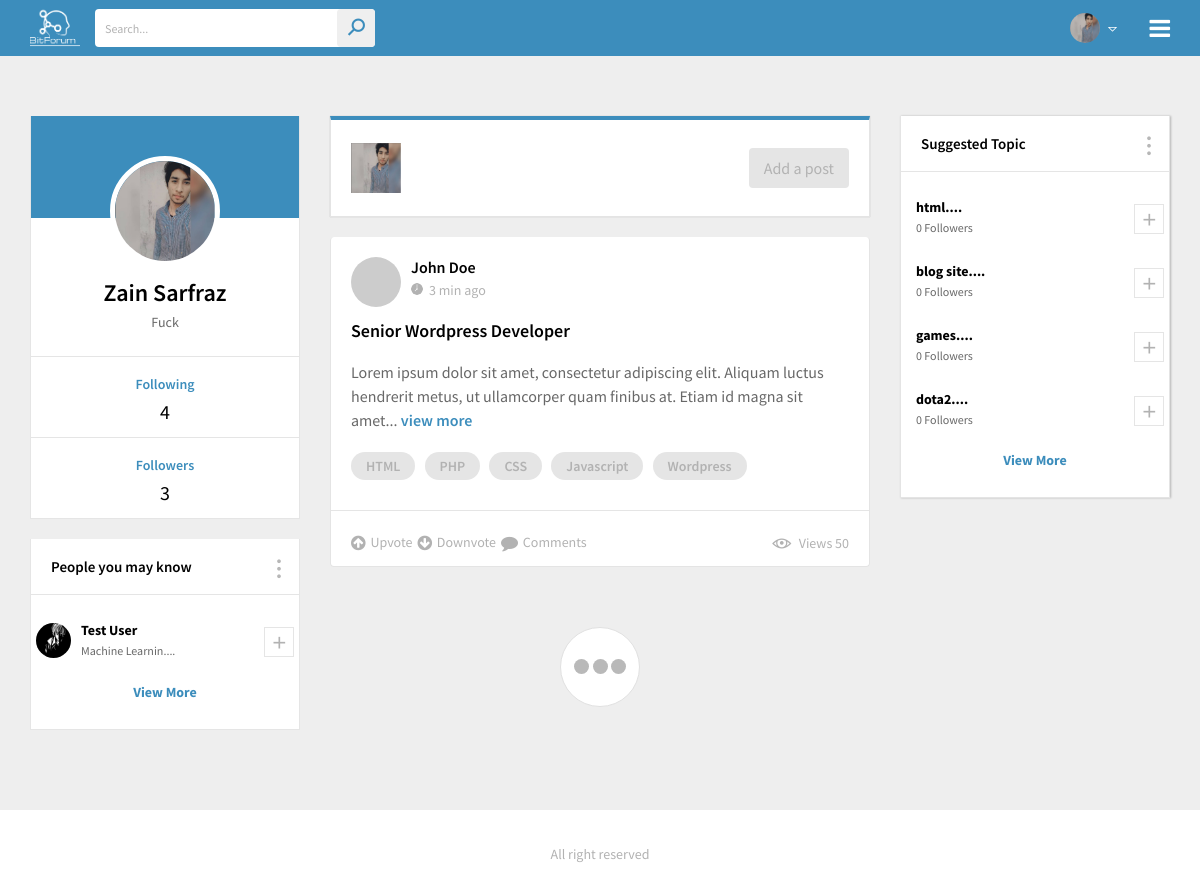
The page / (signed in) on the database its author committed.
### posts/models.py (models this page shows, shortened)
class User(models.Model):
    email = models.EmailField(max_length=254,unique=True)
    name = models.TextField()
    password = models.TextField(max_length=15)
    status = models.TextField(max_length=250)
    profile_pic = models.ImageField(upload_to='uploads/pfp/')
    def __str__(self):
        return self.email

class Topic(models.Model):
    topic_name = models.CharField(max_length=50)

### bitforum/views.py (the view)
# urls.py: 2. Add a URL to urlpatterns:  path('', views.home, name='home')
def home(request):
    if 'email' in request.session:
        user = User.objects.get(email=request.session['email'])
        followers_count = FollowersFollowings.objects.filter(followingId=user.id)
        following_count = FollowersFollowings.objects.filter(followerId=user.id)
        followed_topics = TopicFollower.objects.filter(followerId=user.id)
        print(followed_topics)
        allUser = User.objects.all()
        people_you_may_know = []
        topics = []
        alltopics = Topic.objects.all()
        for t in alltopics:
            found = False
            for temp in followed_topics:
                if temp.topicId.topic_name == t.topic_name:
                    found = True
                    break
            if found:
                continue
            else:
                topics.append(t)
        for u in allUser:
            found = False
            if u.email == user.email:
                continue
            for temp in following_count:
                if temp.followingId.email == u.email:
                    found = True
                    break
            if found:
                continue
            else:
                people_you_may_know.append(u)
        people_you_may_know=people_you_may_know[0:4]
        print(people_you_may_know)
        topics = topics[0:4]
        topics_with_follower_count = []
        for topic in topics:
            topics_with_follower_count.append({'t':topic.topic_name,'count':str(len(TopicFollower.objects.filter(topicId=topic.id)))+" Followers"})
        return render(request,'news-feed.html',{'user':user,'followers_count':len(followers_count),'following_count':len(following_count)+len(followed_topics),'people':people_you_may_know,'suggested_topics':topics_with_follower_count,'myfollowers':followers_count,'myfollowing':following_count
                                                ,'mytopics':followed_topics})
    else:
        return redirect(login_signup_page)

### posts/models.py (called while the page is built)
    def __str__(self):
        return self.topicId.topic_name

### templates/news-feed.html (shortened to what this page needs)
{% load static %}
<!DOCTYPE html>
<html>
<head>
<link rel="stylesheet" type="text/css" href="{% static 'css/animate.css' %}">
<link rel="stylesheet" type="text/css" href="{% static 'css/bootstrap.min.css' %}">
<link rel="stylesheet" type="text/css" href="{% static 'css/line-awesome.css' %}">
<link rel="stylesheet" type="text/css" href="{% static 'css/line-awesome-font-awesome.min.css' %}">
<link rel="stylesheet" type="text/css" href="{% static 'css/font-awesome.min.css' %}">
<link rel="stylesheet" type="text/css" href="{% static 'css/jquery.mCustomScrollbar.min.css' %}">
<link rel="stylesheet" type="text/css" href="{% static 'lib/slick/slick.css' %}">
<link rel="stylesheet" type="text/css" href="{% static 'lib/slick/slick-theme.css' %}">
<link rel="stylesheet" type="text/css" href="{% static 'css/style.css' %}">
<link rel="stylesheet" type="text/css" href="{% static 'css/responsive.css' %}">
</head>
<body>
	<div class="wrapper">
		<header>
			<div class="container">
				<div class="header-data">
					<div class="logo">
						<a href="" title=""><img src="{% static 'images/logo.png' %}" height="50" width="50" alt=""></a>
					</div>
					<div class="search-bar">
						<form>
							<input type="text" name="search" placeholder="Search...">
							<button type="submit"><i class="la la-search"></i></button>
						</form>
					</div>
					<div class="menu-btn">
						<a href="#" title=""><i class="fa fa-bars"></i></a>
					</div>
					<div class="user-account">
						<div class="user-info" >
							<img src=" {{ user.profile_pic }} " height="30" width="30" alt="" style="margin-left:40px">
							<i class="la la-sort-down"></i>
						</div>
					</div>
				</div>
			</div>
		</header>
		<main>
			<div class="main-section">
				<div class="container">
					<div class="main-section-data">
						<div class="row">
							<div class="col-lg-3 col-md-4 pd-left-none no-pd">
								<div class="main-left-sidebar no-margin">
									<div class="user-data full-width">
										<div class="user-profile">
											<div class="username-dt">
												<div class="usr-pic" style="height:120;width:100;">
													<img src=" {{  user.profile_pic }} " height="110" width="100" alt="">
												</div>
											</div>
											<div class="user-specs">
												<h3> {{ user.name }} </h3>
												<span>{{ user.status }}</span>
											</div>
										</div>
										<ul class="user-fw-status">
											<li>
												<div class="container">
													<h4><a href="#" title="" data-toggle="modal" data-target="#myModal">Following</a></h4>
												</div>
												<span>{{ following_count }}</span>
											</li>
											<li>
												<div class="container">
													<h4><a href="#"  data-toggle="modal" data-target="#myModal2">Followers</a></h4>
                                                  </div>
												<span>{{ followers_count }}</span>
											</li>
										</ul>
									</div>
									<div class="suggestions full-width">
										<div class="sd-title">
											<h3>People you may know</h3>
											<i class="la la-ellipsis-v"></i>
										</div>
										<div class="suggestions-list">
											{% for i in people %}
											<div class="suggestion-usd">
												<img src="{{ i.profile_pic }}" height="35" width="35" alt="">
												<div class="sgt-text">
													<h4>{{ i.name }}</h4>
														<span>{{ i.status | slice:"0:15" | add:"...." }}</span>
												</div>
												<span><i class="la la-plus"></i></span>
											</div>
											{% endfor %}
											<div class="view-more">
												<a href="#" title="">View More</a>
											</div>
										</div>
									</div>
								</div>
							</div>
							<div class="col-lg-6 col-md-8 no-pd">
								<div class="main-ws-sec">
									<div class="post-topbar">
										<div class="user-picy" >
											<img src="{{user.profile_pic}}"  alt="">
										</div>
										<div class="post-st">
											<ul>
												<li><a class="post_project" href="#" title="">Add a post</a></li>
											</ul>
										</div>
									</div>
									<div class="posts-section">
										<div class="post-bar">
											<div class="post_topbar">
												<div class="usy-dt">
													<img src="http://via.placeholder.com/50x50" alt="">
													<div class="usy-name">
														<h3>John Doe</h3>
														<span><img src="{% static 'images/clock.png' %}" alt="">3 min ago</span>
													</div>
												</div>
											</div>
											<div class="job_descp">
												<h3>Senior Wordpress Developer</h3>
												<p>Lorem ipsum dolor sit amet, consectetur adipiscing elit. Aliquam luctus hendrerit metus, ut ullamcorper quam finibus at. Etiam id magna sit amet... <a href="#" title="">view more</a></p>
												<ul class="skill-tags">
													<li><a href="#" title="">HTML</a></li>
													<li><a href="#" title="">PHP</a></li>
													<li><a href="#" title="">CSS</a></li>
													<li><a href="#" title="">Javascript</a></li>
													<li><a href="#" title="">Wordpress</a></li>
												</ul>
											</div>
											<div class="job-status-bar">
												<ul class="like-com">
													<li>
														<a href="#"><i class="fa fa-arrow-circle-up" aria-hidden="true"></i> Upvote</a>
														<a href="#"><i class="fa fa-arrow-circle-down" aria-hidden="true"></i> Downvote</a>
														<a href="#"><i class="fa fa-comment" aria-hidden="true"></i> Comments</a>
													</li>
												</ul>
												<a><i class="la la-eye"></i>Views 50</a>
											</div>
										</div>
										<div class="process-comm">
											<div class="spinner">
												<div class="bounce1"></div>
												<div class="bounce2"></div>
												<div class="bounce3"></div>
											</div>
										</div>
									</div>
								</div>
							</div>
							<div class="col-lg-3 pd-right-none no-pd">
								<div class="right-sidebar">
									<div class="widget suggestions full-width">
										<div class="sd-title">
											<h3>Suggested Topic</h3>
											<i class="la la-ellipsis-v"></i>
										</div>
										<div class="suggestions-list">
											{% for topic in suggested_topics %}
											<div class="suggestion-usd">
												<div class="sgt-text">
													<h4>{{ topic.t | slice:"0:20" | add:"...." }}</h4>
													<span>{{ topic.count }}</span>
												</div>
												<span><i class="la la-plus"></i></span>
											</div>
											{% endfor %}
											<div class="view-more">
												<a href="#" title="">View More</a>
											</div>
										</div>
									</div>
								</div>
							</div>
						</div>
					</div>
				</div>
			</div>
		</main>
        <footer>
			<div class="footy-sec mn no-margin">
				<div class="container">
					<ul>
						<li><a href="#" title="">All right reserved</a></li>
					</ul>
				</div>
			</div>
		</footer>
	</div>
</body>
</html>

### static/css/responsive.css (style rules this page uses)
@media (max-width: 1200px) { .menu-btn { display: block; } }
@media (max-width: 1200px) { .suggestion-usd { padding: 15px 5px; } }
@media (max-width: 1200px) { .sd-title h3 { font-size: 15px; } }
@media (max-width: 1200px) { .footy-sec ul { width: 100%;text-align: center; } }
@media (max-width: 1200px) { .footy-sec.mn ul { padding: 30px 0 25px 0; } }
@media (max-width: 1200px) { .footy-sec { text-align: center; } }
@media (max-width: 1200px) { .sgt-text span { font-size: 12px; } }

### rows shown on the page
User: profile_pic (picture), name "Zain Sarfraz", status "Fuck"
User: profile_pic (picture), name "Test User", status|add "Machine Learnin...."
Topic: t|add "html...."
Topic: t|add "blog site...."
Topic: t|add "games...."
Topic: t|add "dota2...."

### other values the page prints
{{ following_count }} "4"
{{ followers_count }} "3"
{{ topic.count }} "0 Followers" "0 Followers" "0 Followers" "0 Followers"
